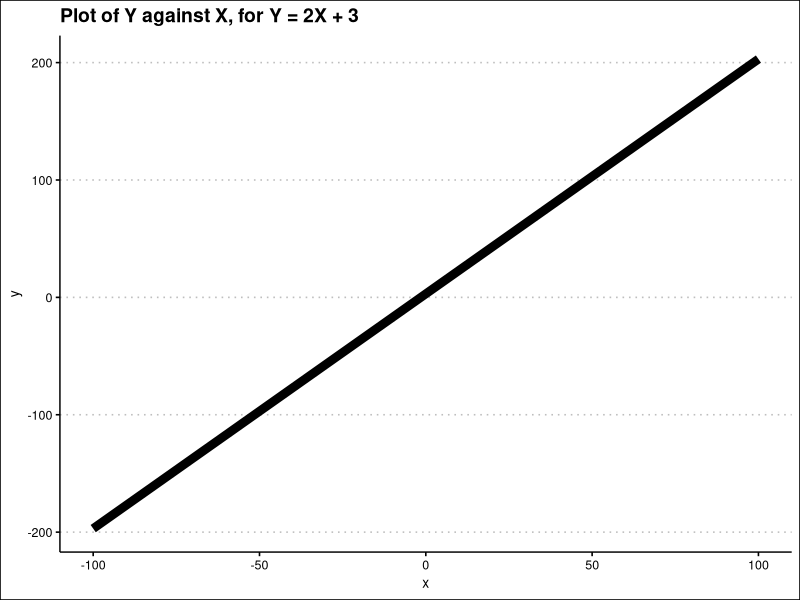
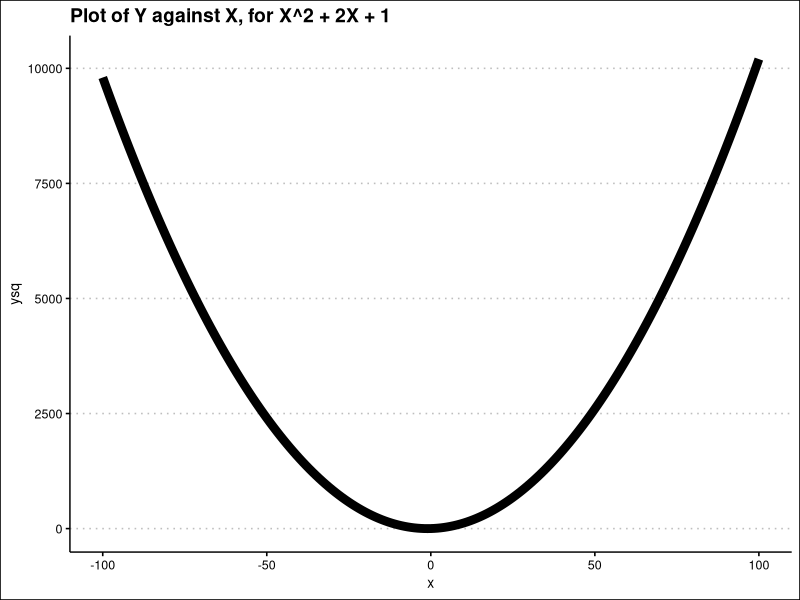
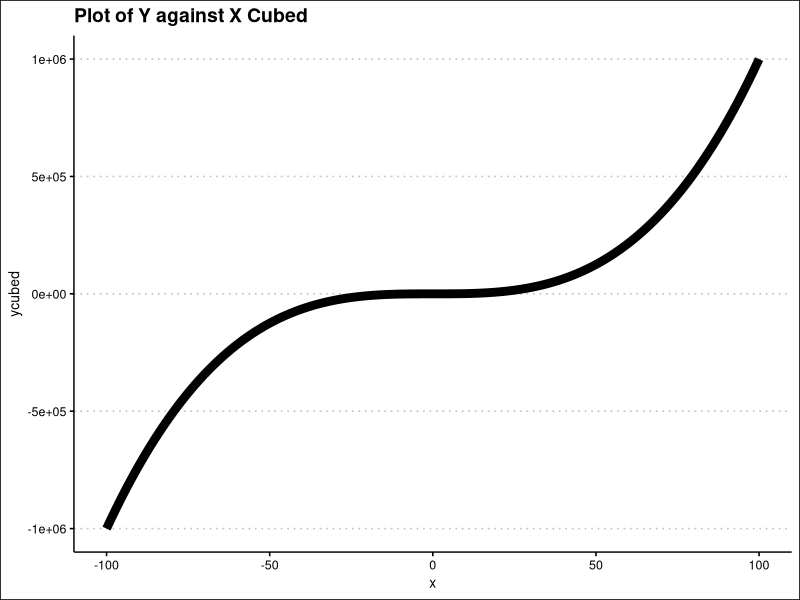
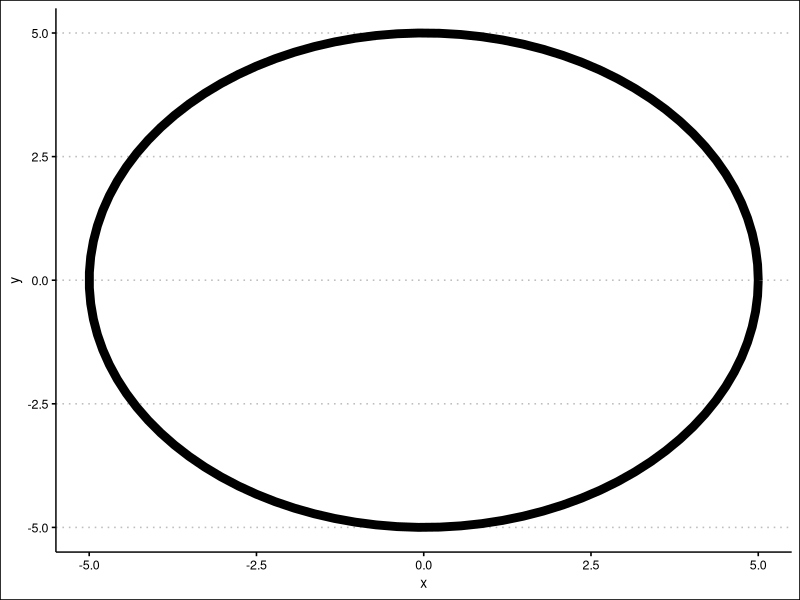

These charts were generated, in order, by the following R code:
library(tidyverse)
theme_set(ggthemes::theme_clean())
x = -100:100
tibble(
  x, y = 2 * x + 3,
  ysq = x**2 + 2*x + 1
) %>% 
  ggplot(aes(x = x, y = y)) +  
  geom_line(linewidth = 3) + 
  labs(title = "Plot of Y against X, for Y = 2X + 3")

tibble(
  x, y = 2 * x + 3,
  ysq = x**2 + 2*x + 1
) %>% 
  ggplot(aes(x = x, y = ysq)) +  
  geom_line(linewidth = 3) + 
  labs(title = "Plot of Y against X, for X^2 + 2X + 1")

tibble(
  x, y = 2 * x + 3,
  ysq = x**2 + 2*x + 1,
  ycubed = x ^ 3
) %>% 
  ggplot(aes(x = x, y = ycubed)) +  
  geom_line(linewidth = 3) + 
  labs(title = "Plot of Y against X Cubed")

## Not a function - circle
## The equation of a circle is
## X^2 + y^2 = r^2
## lets see an example of a circle with radius of 10
## Thats x^2 + y^2 = 10^2
circleFun <- function(center = c(0,0),diameter = 1, npoints = 100){
  r = diameter / 2
  tt <- seq(0,2*pi,length.out = npoints)
  xx <- center[1] + r * cos(tt)
  yy <- center[2] + r * sin(tt)
  return(data.frame(x = xx, y = yy))
}

dat <- circleFun(diameter = 10)
ggplot(dat,aes(x,y)) + geom_path(linewidth = 3)
